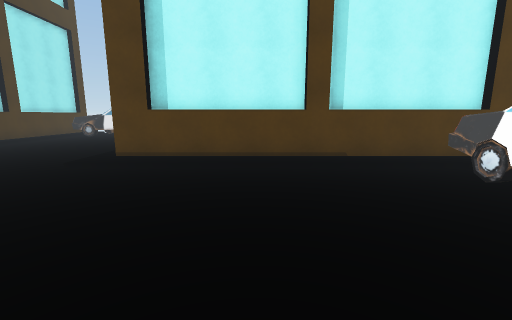
View 1 (above)

22 first-person views from a walk through a Unity game level. The camera is 1.5 m above the floor, tilts 10° down and sees 90° across. The floor is counted in squares, 1 m on a side. Each view is taken from the middle of a square. On the plan, view 1 faces up. The plan holds only what a view shows up to about 13 squares ahead; the rest is blank. The place goes on beyond the plan. The player is left out.

View 2
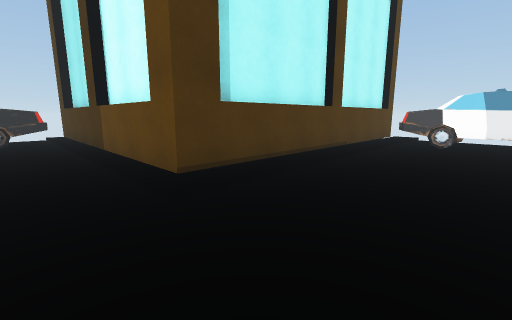

View 3
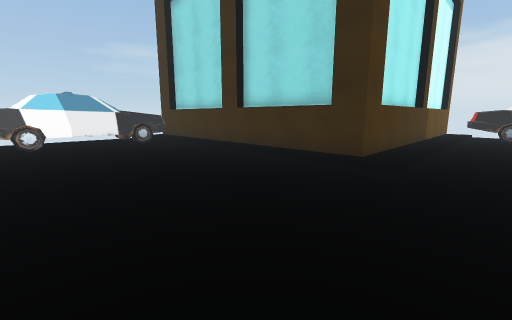

View 4
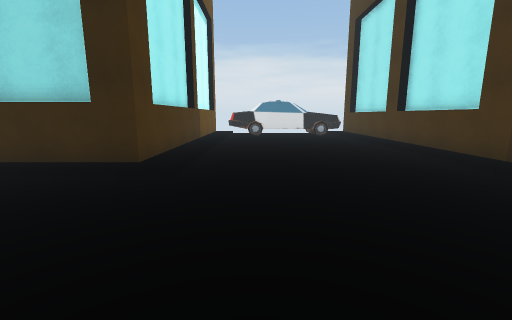

View 5
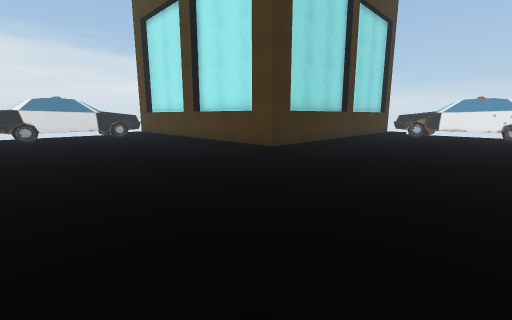

View 6
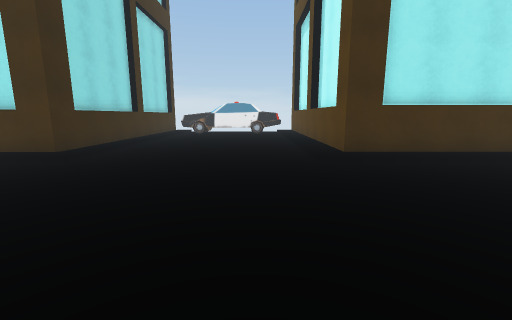

View 7
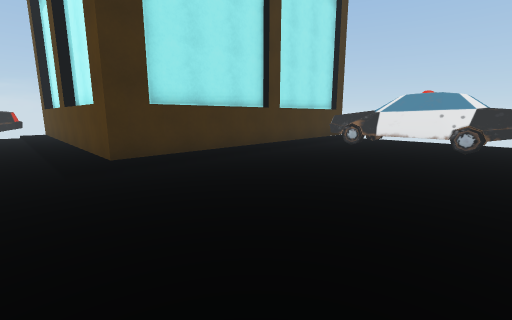

View 8
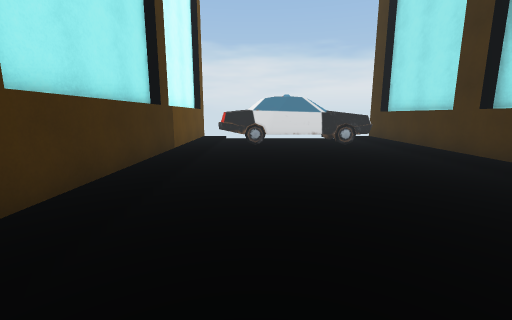

View 9
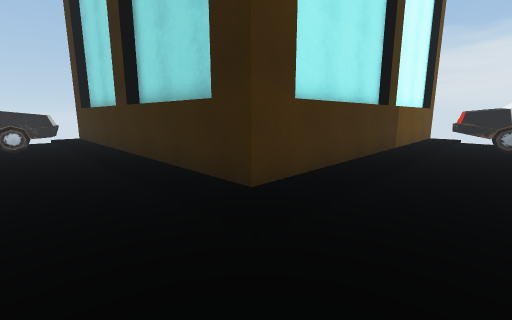

View 10
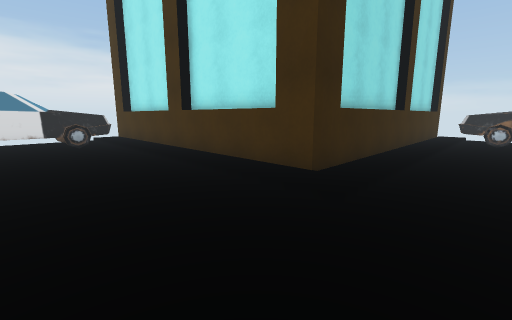

View 11
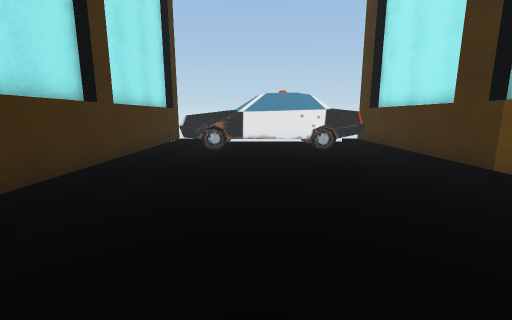

View 12
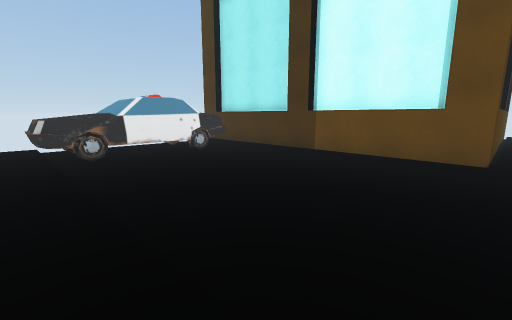

View 13
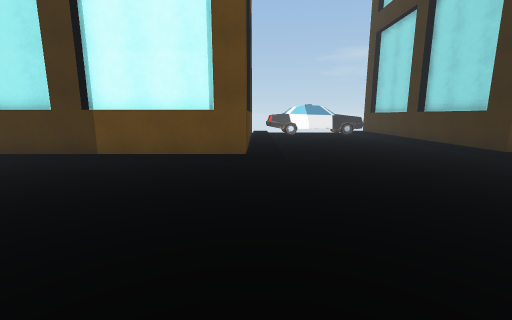

View 14
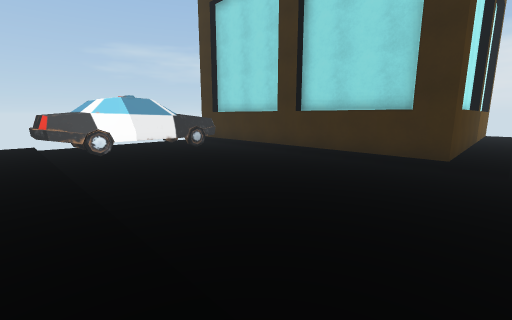

View 15
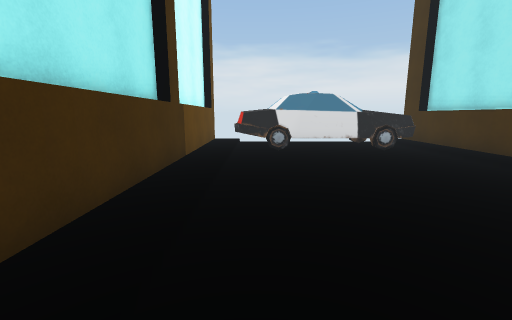

View 16
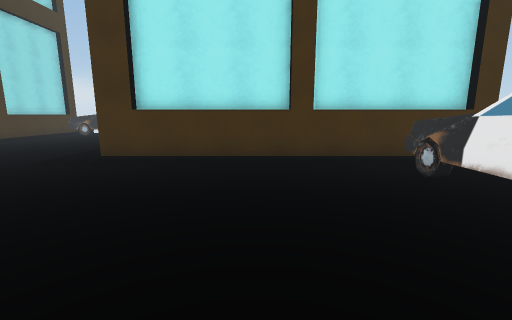

View 17
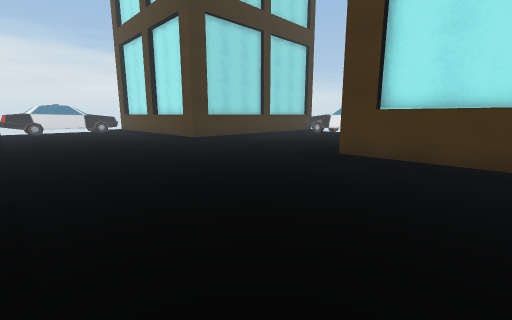

View 18
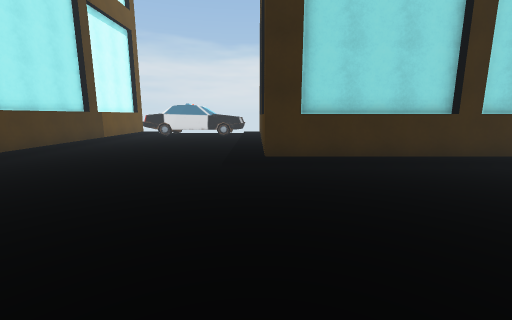

View 19
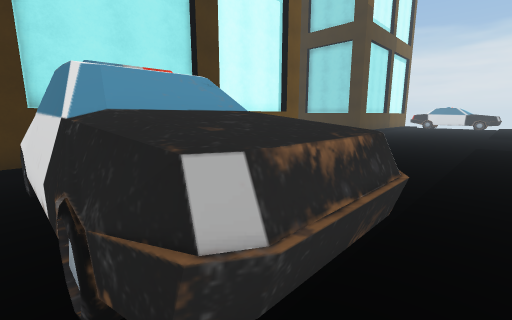

View 20
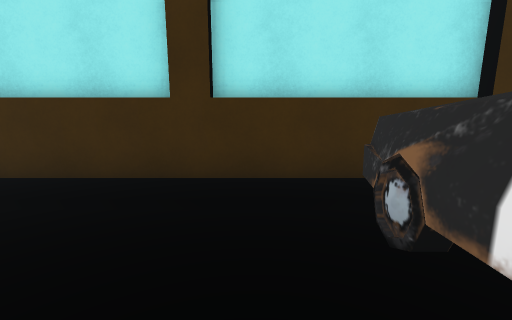

View 21
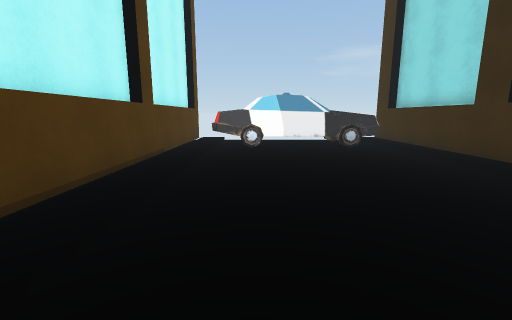

View 22
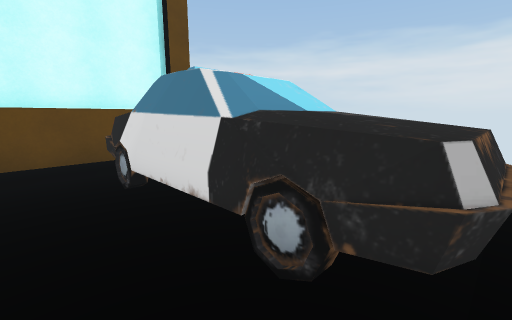

### Floor plan
Key: @ floor where view 1 was taken; # wall or solid block; x gap in a wall; . main floor; : floor 0.25 m higher than the main floor; / step, stairs or slope; ^ raised ledge; B building.
Columns run from 21 left of view 1 to 9 right of it. Each row starts with its distance up from view 1.
 23      #::###     #
 22      #:^^^#   # B
 21      #:^^^#   # B
 20      #:^^^######B
 19      #:/......./B
 18      #:/......./B
 17      #:/......./B
 16      #:/......./#
 15      #:/......./B
 14      #:/......./B
 13      #:/......./B
 12      #:/......./B
 11      #:/......./B
 10      #:/......./#
  9 BBBBB#:/......./::::::::::::::
  8 ////////.......////////////^^^
  7 ...........................#  #
  6 ...........................#  #
  5 ...........................#
  4 ...........................#
  3 ...........................#
  2 ...........................^
  1 ...........................^
  0 ////////.......//////@/////#
 -1 :::::::/......./:#BBBBB#BBBBBB
 -2     ###/......./###  #
 -3      #B/......./B
 -4      BB/......./B#
 -5      BB/......./B
 -6      BB/......./B
 -7      BB/......./B
 -8      ##/......./B
 -9       B/......./B
-10      BB/......./B#
-11      BB/......./B#
-12      BBx########B#
-13      BB^^^   # #B
-14      #B^^^      B

Where each view was taken, in squares from view 1:
view 1: 0 up, 0 right, facing up
view 2: 4 up, 8 left, facing up-right
view 3: 7 up, 8 left, facing down-right
view 4: 6 up, 8 left, facing down
view 5: 6 up, 7 left, facing down-left
view 6: 6 up, 6 left, facing left
view 7: 7 up, 7 left, facing up-left
view 8: 1 up, 8 left, facing down
view 9: 2 up, 8 left, facing down-right
view 10: 2 up, 10 left, facing down-left
view 11: 9 up, 11 left, facing up
view 12: 9 up, 15 left, facing up-right
view 13: 9 up, 15 left, facing right
view 14: 9 up, 6 left, facing down-right
view 15: 1 down, 7 left, facing down
view 16: 15 up, 6 left, facing left
view 17: 14 up, 6 left, facing down-left
view 18: 8 up, 15 left, facing down
view 19: 23 up, 15 left, facing down-right
view 20: 18 up, 10 left, facing left
view 21: 6 up, 6 left, facing right
view 22: 10 down, 14 left, facing down-right
